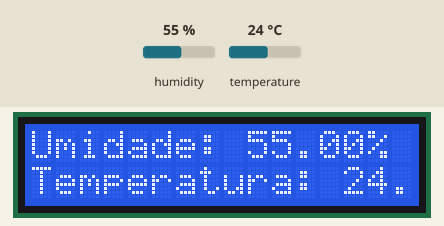
Recording of a sketch running on a simulated Arduino Uno, built with avr-gcc and run on an emulated ATmega328P. On the bench: 16×2 character LCD. The inputs (shaded band) are chosen by the test bench; at power-on: humidity 55 %, temperature 24 °C. What the sketch prints to the serial monitor is not drawn.

Above: at 2.6 s.
2.7 s: humidity set to 22 %
At 5.3 s:
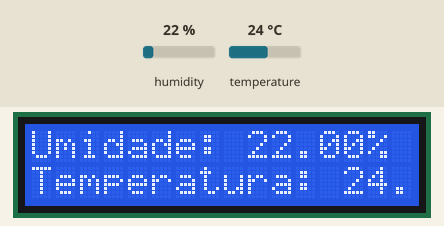
5.7 s: temperature set to 12 °C
At 7.5 s:
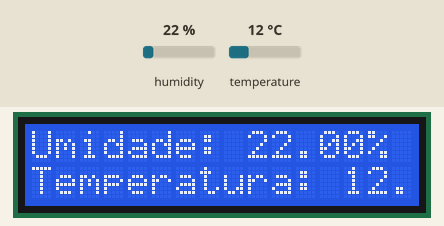
8.7 s: humidity set to 40 %
At 10.4 s:
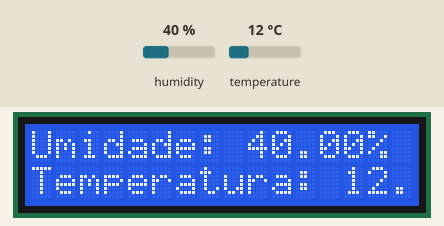
11.7 s: temperature set to 19 °C
At 12.5 s:
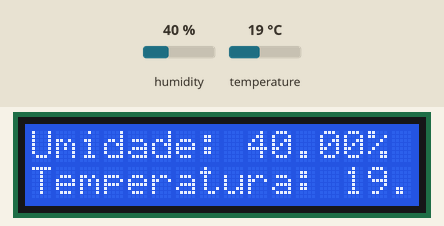
Timing chart, 0 to 14.7 s (numbered marks = the images above; inputs shaded):
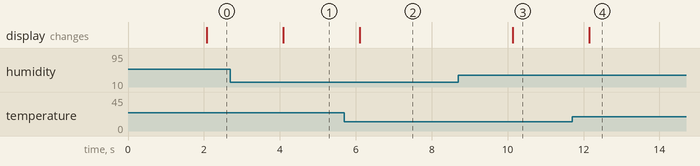

Measured:
- after the input at 2.7 s, the display: changes after 1.4 s (image 1)
- after the input at 5.7 s, the display: changes after 0.41 s (image 2)
- after the input at 8.7 s, the display: changes after 1.4 s (image 3)
- after the input at 11.7 s, the display: changes after 0.45 s (image 4)

The sketch:

DHT22_LCD.ino
```cpp
// Inclui a biblioteca referente ao funcionamento do display LCD
#include <LiquidCrystal.h>

// Inclui a biblioteca referente ao funcionamento do módulo DHT22
#include <DHT.h>

// Define os pinos de conexão do display LCD
const int rs = 12, en = 11, d4 = 5, d5 = 4, d6 = 3, d7 = 2;

// Define o pino utilizado na conexão do módulo DHT22
#define DHTPIN 13

// Define o tipo de sensor como sensor DHT22
#define DHTTYPE DHT22

// Cria uma instância do objeto LiquidCrystal
LiquidCrystal lcd(rs, en, d4, d5, d6, d7);

// Cria uma instância do objeto DHT
DHT dht(DHTPIN, DHTTYPE);

void setup() {
  // Inicia a comunicação com o monitor serial
  Serial.begin(9600);

  // Inicia a comunicação com o display LCD
  lcd.begin(16, 2);

  // Inicia a comunicação com o sensor DHT22
  dht.begin();
}

void loop() {
  // Aguarda 2 segundos para a próxima leitura
  delay(2000);

  // Realiza a leitura dos dados do sensor DHT22
  float umidade = dht.readHumidity();
  float temperaturaC = dht.readTemperature();
  float temperaturaF = dht.readTemperature(true);

  // Verifica se os dados da leitura são válidos
  if (isnan(umidade) || isnan(temperaturaC) || isnan(temperaturaF)) {
    Serial.println("Falha ao ler o sensor DHT22!");
    return;
  }

  // Imprime os dados do sensor no monitor serial
  Serial.print("Umidade: ");
  Serial.print(umidade);
  Serial.print("%\t");
  Serial.print("Temperatura: ");
  Serial.print(temperaturaC);
  Serial.print(" °C\t");
  Serial.print(temperaturaF);
  Serial.println(" °F");

  // Imprime os dados do sensor no display LCD
  lcd.clear();
  lcd.setCursor(0, 0);
  lcd.print("Umidade: ");
  lcd.print(umidade);
  lcd.print("%");
  lcd.setCursor(0, 1);
  lcd.print("Temperatura: ");
  lcd.print(temperaturaC);
  lcd.print(" C");
}
```
